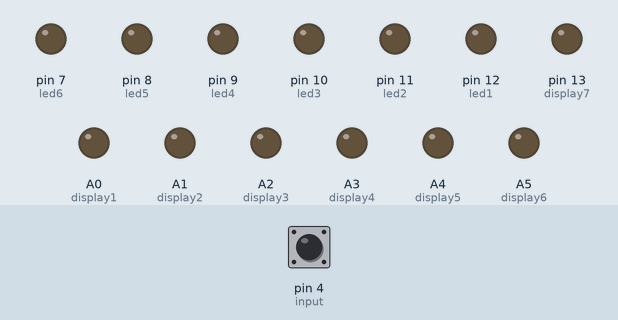
Bench run of a sketch on a simulated Arduino Uno, built with avr-gcc and run on an emulated ATmega328P. Shown: output pins drawn as LEDs (lit = HIGH). The inputs (shaded band) are chosen by the test bench; at power-on: pin 4 (input) LOW. Random numbers use the default seed unless the sketch sets one.

Above: at 1.2 s.
1.3 s: pin 4 (input) driven HIGH
At 1.7 s:
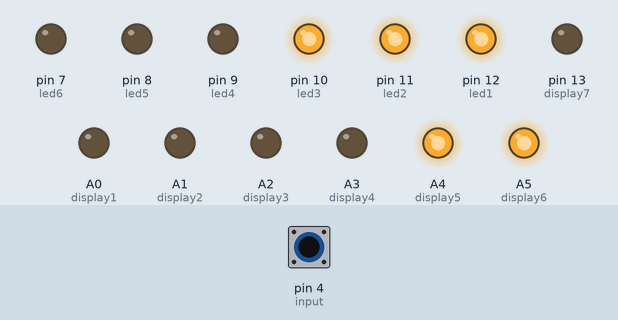
At 4.1 s:
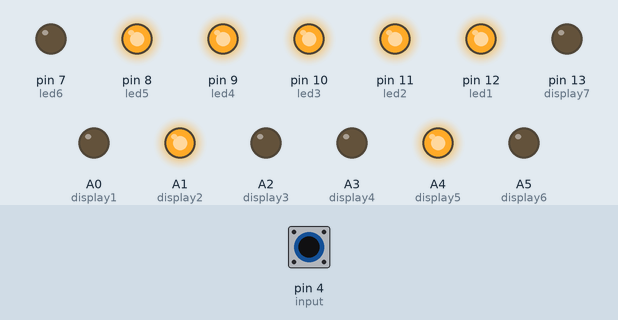
4.3 s: pin 4 (input) driven LOW
5.8 s: pin 4 (input) driven HIGH
At 8.6 s:
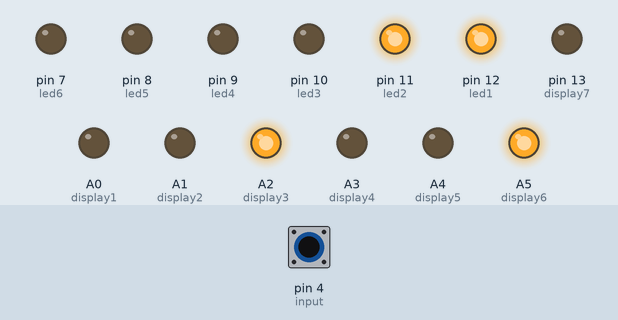
8.8 s: pin 4 (input) pulsed LOW 2 times (0.12 s each, 0.3 s apart)
Timing chart, 0 to 36.4 s (numbered marks = the images above; inputs shaded):
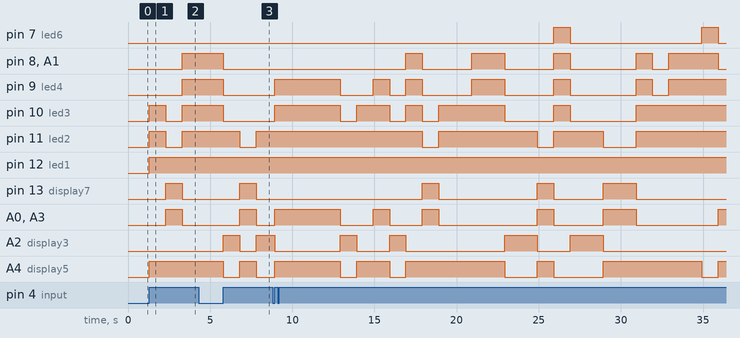

The sketch:

digital_dice.ino
```cpp
// Pin declarations
const int input = 4; //Pushbutton input
const int led1=12;
const int led2=11;
const int led3=10;
const int led4=9;
const int led5=8;
const int led6=7;
const int display1 = A0; // A
const int display2 = A1; // B
const int display3 = A2; // C
const int display4 = A3; // D
const int display5 = A4; // E
const int display6 = A5; // F
const int display7 = 13; // G
void setup() {
pinMode(input, INPUT);
pinMode(led1,OUTPUT);
pinMode(led2,OUTPUT);
pinMode(led3,OUTPUT);
pinMode(led4,OUTPUT);
pinMode(led5,OUTPUT);
pinMode(led6,OUTPUT);
pinMode(display1, OUTPUT);
pinMode(display2, OUTPUT);
pinMode(display3, OUTPUT);
pinMode(display4, OUTPUT);
pinMode(display5, OUTPUT);
pinMode(display6, OUTPUT);
pinMode(display7, OUTPUT);
// Seed the random number generator
randomSeed(analogRead(7));
}
void loop() {
// Generate a random number between 1 and 6
int randomNumber = random(1,7);
// Display the number on the sevensegment display
if (digitalRead(input)==HIGH){
switch (randomNumber) {
case 1:
digitalWrite(display1, HIGH);
digitalWrite(display2, LOW);
digitalWrite(display3, LOW);
digitalWrite(display4, HIGH);
digitalWrite(display5, HIGH);
digitalWrite(display6, HIGH);
digitalWrite(display7, HIGH);
digitalWrite(led1,HIGH);
digitalWrite(led2,LOW);
digitalWrite(led3,LOW);
digitalWrite(led4,LOW);
digitalWrite(led5,LOW);
digitalWrite(led6,LOW);
delay(1000);
break;
case 2:
digitalWrite(display1, LOW);
digitalWrite(display2, LOW);
digitalWrite(display3, HIGH);
digitalWrite(display4, LOW);
digitalWrite(display5, LOW);
digitalWrite(display6, HIGH);
digitalWrite(display7, LOW);
digitalWrite(led1,HIGH);
digitalWrite(led2,HIGH);
digitalWrite(led3,LOW);
digitalWrite(led4,LOW);
digitalWrite(led5,LOW);
digitalWrite(led6,LOW);
delay(1000);
break;
case 3:
digitalWrite(display1, LOW);
digitalWrite(display2, LOW);
digitalWrite(display3, LOW);
digitalWrite(display4, LOW);
digitalWrite(display5, HIGH);
digitalWrite(display6, HIGH);
digitalWrite(display7, LOW);
digitalWrite(led1,HIGH);
digitalWrite(led2,HIGH);
digitalWrite(led3,HIGH);
digitalWrite(led4,LOW);
digitalWrite(led5,LOW);
digitalWrite(led6,LOW);
delay(1000);
break;
case 4:
digitalWrite(display1, HIGH);
digitalWrite(display2, LOW);
digitalWrite(display3, LOW);
digitalWrite(display4, HIGH);
digitalWrite(display5, HIGH);
digitalWrite(display6, LOW);
digitalWrite(display7, LOW);
digitalWrite(led1,HIGH);
digitalWrite(led2,HIGH);
digitalWrite(led3,HIGH);
digitalWrite(led4,HIGH);
digitalWrite(led5,LOW);
digitalWrite(led6,LOW);
delay(1000);
break;
case 5:
digitalWrite(display1, LOW);
digitalWrite(display2, HIGH);
digitalWrite(display3, LOW);
digitalWrite(display4, LOW);
digitalWrite(display5, HIGH);
digitalWrite(display6, LOW);
digitalWrite(display7, LOW);
digitalWrite(led1,HIGH);
digitalWrite(led2,HIGH);
digitalWrite(led3,HIGH);
digitalWrite(led4,HIGH);
digitalWrite(led5,HIGH);
digitalWrite(led6,LOW);
delay(1000);
break;
case 6:
digitalWrite(display1, LOW);
digitalWrite(display2, HIGH);
digitalWrite(display3, LOW);
digitalWrite(display4, LOW);
digitalWrite(display5, LOW);
digitalWrite(display6, LOW);
digitalWrite(display7, LOW);
digitalWrite(led1,HIGH);
digitalWrite(led2,HIGH);
digitalWrite(led3,HIGH);
digitalWrite(led4,HIGH);
digitalWrite(led5,HIGH);
digitalWrite(led6,HIGH);
delay(1000);
break;
}
}
}
```

Measured:
- after the input at 1.3 s, pin 8 (led5), pin 9 (led4): LOW → HIGH after 2.0 s
- after the input at 4.3 s, every drawn part: stays the same
- after the input at 5.8 s, pin 8 (led5), pin 9 (led4): HIGH → LOW at once
